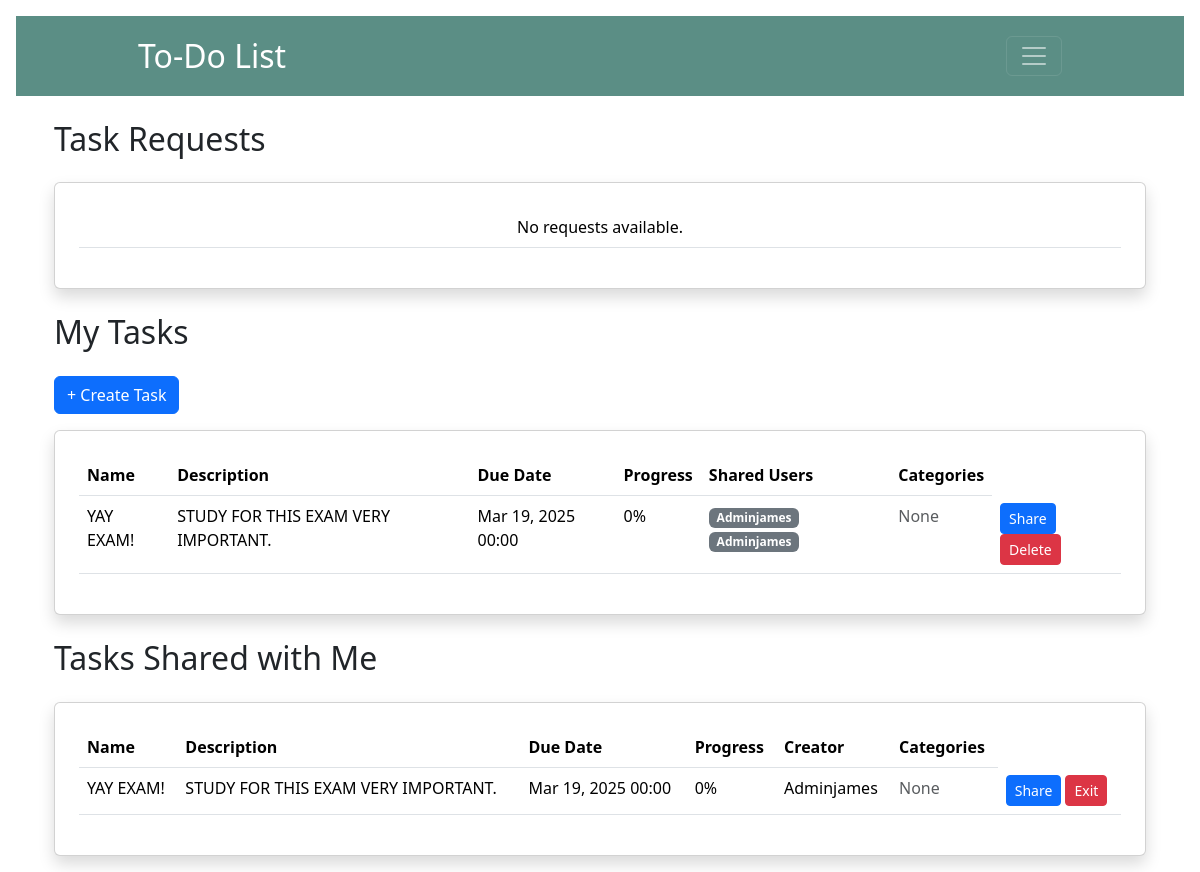
The page /tasks/ (signed in) on the database as committed earlier.
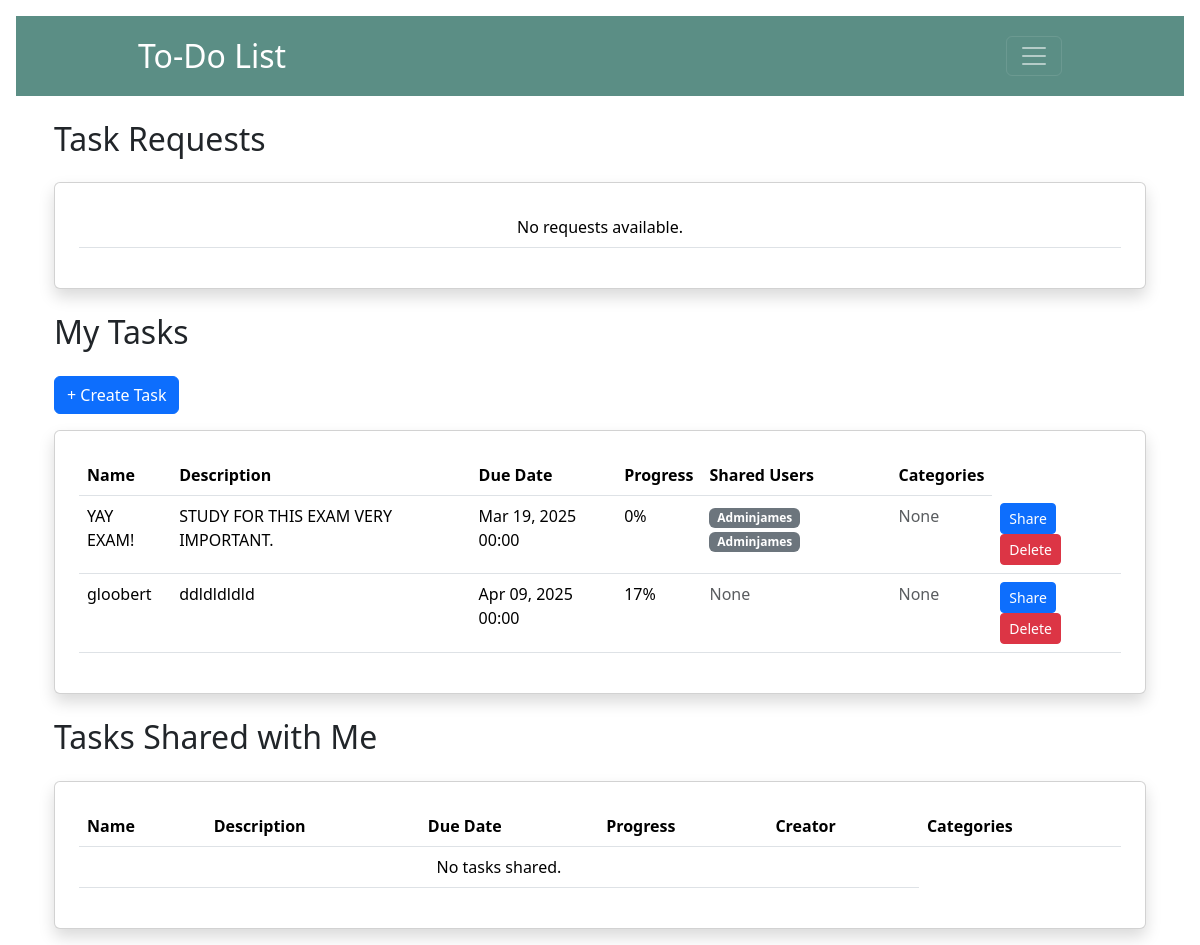
The same page on the database as committed later.
### todoapp/models.py (models this page shows, shortened)
class Task(models.Model):
    name = models.CharField(max_length=255)
    creator = models.ForeignKey(User, on_delete=models.CASCADE)
    description = models.TextField()
    due_date = models.DateTimeField()
    progress = models.IntegerField(default=0)
    is_completed = models.BooleanField(default=False)
    categories = models.ManyToManyField(Category, related_name="tasks", blank=True)
    assigned_users = models.ManyToManyField(User, related_name="assigned_tasks")
    notifications_enabled = models.BooleanField(default=False)

### todoapp/views.py (the view)
# urls.py: path('tasks/', views.task_view, name='task_view'),
def task_view(request):
    tasks = Task.objects.filter(creator=request.user)
    task_requests = TaskCollabRequest.objects.filter(to_user=request.user)
    shared_tasks = Task.objects.filter(assigned_users=request.user)
    return render(request, 'task_view.html', {'tasks': tasks, 'task_requests': task_requests, 'shared_tasks': shared_tasks})

### todoapp/templates/task_view.html (shortened to what the changed rows need)
{% extends 'base.html' %}
{% block content %}
<div class="container mt-4">
    <h2 class="mb-4">Task Requests</h2>
</div>
<div class="container mt-4">
    <h2 class="mb-4">My Tasks</h2>
    <div class="card p-4 shadow">
        <table class="table">
            <tbody>
                <tr>
                    <th>Name</th>
                    <th>Description</th>
                    <th>Due Date</th>
                    <th>Progress</th>
                    <th>Shared Users</th>
                    <th>Categories</th>
                </tr>
                {% for task in tasks %}
                <tr>
                    <td>{{ task.name }}</td>
                    <td>{{ task.description }}</td>
                    <td>{{ task.due_date|date:"M d, Y H:i" }}</td>
                    <td>{{ task.progress }}%</td>
                    <td>
                        {% for users in task.assigned_users.all %}
                            <span class="badge bg-secondary">{{ user.username }}</span>
                        {% empty %}
                            <span class="text-muted">None</span>
                        {% endfor %}
                    </td>
                    <td>
                        {% for category in task.categories.all %}
                            <span class="badge bg-secondary">{{ category.name }}</span>
                        {% empty %}
                            <span class="text-muted">None</span>
                        {% endfor %}
                    </td>
                    <td>
                        <a class="btn btn-primary btn-sm" href="{% url 'share_task' task_id=task.id %}">Share</a>
                        <button class="btn btn-danger btn-sm" onclick="confirmDelete({{ task.id }})">Delete</button>
                    </td>
                </tr>
                {% empty %}
                <tr>
                    <td colspan="5" class="text-center">No tasks available.</td>
                </tr>
                {% endfor %}
            </tbody>
        </table>
    </div>
</div>
<div class="container mt-4">
    <h2 class="mb-4">Tasks Shared with Me</h2>
    <div class="card p-4 shadow">
        <table class="table">
                <tr>
                    <th>Name</th>
                    <th>Description</th>
                    <th>Due Date</th>
                    <th>Progress</th>
                    <th>Creator</th>
                    <th>Categories</th>
                </tr>
                {% for task in shared_tasks %}
                <tr>
                    <td>{{ task.name }}</td>
                    <td>{{ task.description }}</td>
                    <td>{{ task.due_date|date:"M d, Y H:i" }}</td>
                    <td>{{ task.progress }}%</td>
                    <td>{{ task.creator }}</td>
                    <td>
                        {% for category in task.categories.all %}
                            <span class="badge bg-secondary">{{ category.name }}</span>
                        {% empty %}
                            <span class="text-muted">None</span>
                        {% endfor %}
                    </td>
                    <td>
                        <div class="button-container">
                            <a class="btn btn-primary btn-sm" href="{% url 'share_task' task_id=task.id %}">Share</a>
                            <a href="{% url 'exit_task' task_id=task.id %}" class="btn btn-danger btn-sm">Exit</a>
                        </div>
                    </td>
                </tr>
                {% empty %}
                <tr>
                    <td colspan="5" class="text-center">No tasks shared.</td>
                </tr>
                {% endfor %}
        </table>
    </div>
</div>
{% endblock %}

Rows that differ between the two databases and show on the page:
no longer on one of the page's lists (row unchanged): Task: name "YAY EXAM!", description "STUDY FOR THIS EXAM VERY IMPORTANT.", due_date "Mar 19, 2025 00:00", progress "0", creator "Adminjames"
changed Task "YAY EXAM!": loses auth_user (username "Adminjames")
added Task: name "gloobert", description "ddldldldld", due_date "Apr 09, 2025 00:00", progress "17", shown under "My Tasks"
Other text that changed with them:
text now shown: "No tasks shared."
